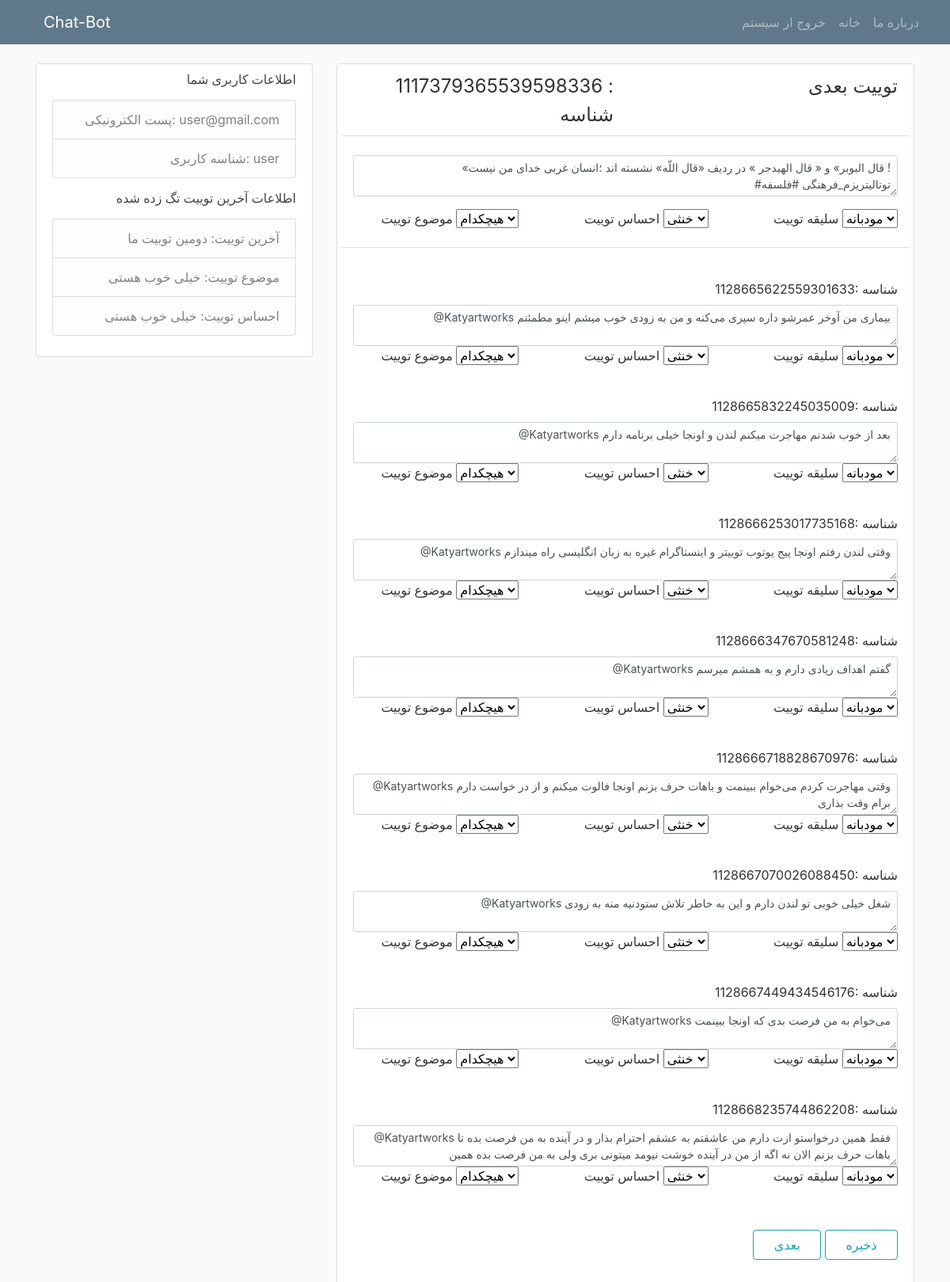
Screenshot of /home (signed in) with the database file from the repository.
### chat_bot_package/database_tables.py (models this page shows, shortened)
class User(db.Model, UserMixin):
    __table_args__ = {'extend_existing': True}
    id = db.Column(db.BigInteger, primary_key=True)
    username = db.Column(db.String(20), unique=True, nullable=False)
    email = db.Column(db.String(120), unique=True, nullable=False)
    password = db.Column(db.String(120), nullable=False)
    replies = db.relationship('ReplyTweetTagger', backref='reply_tagger', lazy=True)
    tweets = db.relationship('MainTweetTagger', backref='tweet_tagger', lazy=True)

class MainTweet(db.Model):
    __table_args__ = {'extend_existing': True}
    tweeter_id = db.Column(db.BigInteger, primary_key=True)
    tweet = db.Column(db.String(300), nullable=False)
    replies = db.relationship('ReplyTweet', backref='reply', lazy=True)
    tagger_user = db.relationship('MainTweetTagger', backref='tagger_user', lazy=True)

### chat_bot_package/app_routes.py (the view)
@app.route("/", methods=['GET', 'POST'])
@app.route("/home", methods=['GET', 'POST'])
@login_required
def home():
    form = TweetForm()
    if form.validate_on_submit():
        if form.submit.data:
            main_tweet_tagger = MainTweetTagger(sentiment=form.tweet_sentiment.data, topic=form.tweet_topic.data,
                                                user_id=current_user.id, style=form.tweet_style.data,
                                                id_main=form.id.data)
            db.session.add(main_tweet_tagger)
            db.session.commit()
            for fr in form.replies:
                reply_tweet_tagger = ReplyTweetTagger(sentiment=fr.reply_sentiment.data, topic=fr.reply_topic.data,
                                                      user_id=current_user.id, style=fr.reply_style.data,
                                                      id_reply=fr.tweeter_id.data)
                db.session.add(reply_tweet_tagger)
                db.session.commit()
            flash(f' توییت با شناسه {form.id.data} ذخیره شد ', 'success')
            return redirect(url_for('home'))
        else:
            main_tweet_tagger = MainTweetTagger(sentiment='next', topic='next',
                                                user_id=current_user.id, style='next',
                                                id_main=form.id.data)
            db.session.add(main_tweet_tagger)
            db.session.commit()
            for fr in form.replies:
                reply_tweet_tagger = ReplyTweetTagger(sentiment='next', topic='next',
                                                      user_id=current_user.id, style='next',
                                                      id_reply=fr.tweeter_id.data)
                db.session.add(reply_tweet_tagger)
                db.session.commit()
            flash(f' نمایش توییت بعدی ', 'info')
            return redirect(url_for('home'))
    else:
        tweets_all = db.session.query(MainTweet, MainTweetTagger).outerjoin(MainTweetTagger,
                                      (MainTweet.tweeter_id == MainTweetTagger.id_main) &
                                      (MainTweetTagger.user_id == current_user.id)).all()
        user_tweeter_id = None
        user_tweet_text = None
        for tweet in tweets_all:
            if tweet[1] is None:
                user_tweeter_id = tweet[0].tweeter_id
                user_tweet_text = tweet[0].tweet
                break
        form.id.data = user_tweeter_id
        form.tweet_content.data = user_tweet_text
        reply_tweets = ReplyTweet.query.filter_by(tweet_id=user_tweeter_id).all()
        for reply_tweet in reply_tweets:
            reply = ReplyForm()
            reply.tweeter_id = str(reply_tweet.tweeter_id)
            reply.reply_content.data = reply_tweet.reply_tweet
            reply.reply_sentiment.data = sentiments
            reply.reply_topic.data = tweet_titles
            reply.id_backup.data = str(reply_tweet.tweeter_id)
            form.replies.append_entry(reply)
        return render_template("home.html", tweets=tweets, title=CONFIG['general_info']['title'],
                               nav_bar=CONFIG['nav_bar'],
                               side_bar=CONFIG['sidebar'], tweet_titles=tweet_titles, sentiments=sentiments,
                               style=styles,
                               app_buttons=CONFIG['buttons'], form=form)

### chat_bot_package/all_froms.py
class TweetForm(FlaskForm):
    id = HiddenField('شناسه', validators=[DataRequired()])
    tweet_content = TextAreaField('توییت بعدی', validators=[DataRequired()])
    tweet_topic = SelectField(' موضوع توییت', choices=TOPIC_CHOICES)
    tweet_sentiment = SelectField(' احساس توییت', choices=SENTIMENT_CHOICES)
    tweet_style = SelectField('سلیقه توییت', choices=STYLE_CHOICES)
    replies = FieldList(FormField(ReplyForm), min_entries=0)
    submit = SubmitField(BUTTONS['save'])
    next = SubmitField(BUTTONS['reject'])

class ReplyForm(Form):
    tweeter_id = HiddenField('شناسه')
    reply_content = TextAreaField('ریتوییت')
    reply_topic = SelectField(' موضوع توییت', choices=TOPIC_CHOICES)
    reply_sentiment = SelectField(' احساس توییت', choices=SENTIMENT_CHOICES)
    reply_style = SelectField(' سلیقه توییت', choices=STYLE_CHOICES)
    id_backup = StringField()

### chat_bot_package/database_tables.py (called while the page is built)
@login_manager.user_loader
def load_user(user_id):
    return User.query.get(int(user_id))

### chat_bot_package/templates/home.html (shortened to what this page needs)
{% extends "layout.html"%}
{%block content%}
    <div class="content-section">
        <form method="POST" action="">
            <fieldset class="form-group">
                <div class="row">
                    <legend class="border-bottom mb-4 col-sm">
                        {{form.id.data}} :{{form.id.label}}
                    </legend>
                    <legend class="border-bottom mb-4 col-sm text-right">
                        {{form.tweet_content.label}}
                    </legend>
                </div>
                <div class="form-group">
                    {% if form.tweet_content.errors %}
                        {{ form.tweet_content(class="form-control form-control-lg is-invalid") }}
                        <div class="invalid-feedback">
                            {% for error in form.tweet_content.errors %}
                                <span>
                                    {{error}}
                                </span>
                            {% endfor %}
                        </div>
                    {% else %}
                        {{ form.tweet_content(class="form-control form-control-sm text-right") }}
                    {% endif %}
                </div>
                <div class="form-group row">
                    <div class="col-sm dropdown">
                        {{ form.tweet_topic.label(class="form-control-label ") }}
                        {{ form.tweet_topic(class="dropdown")}}
                    </div>
                    <div class="col-sm dropdown">
                        {{ form.tweet_sentiment.label(class="form-control-label ") }}
                        {{ form.tweet_sentiment(class="dropdown")}}
                    </div>
                    <div class="col-sm dropdown">
                        {{ form.tweet_style.label(class="form-control-label ") }}
                        {{ form.tweet_style(class="dropdown")}}
                    </div>
                </div>
                <div class="form-group row">
                    <legend class="border-bottom mb-4 col-sm text-right">
                    </legend>
                </div>
                <div class="form-group">
                 {% for field in form.replies %}
                    {% if field.reply_content.errors %}
                        {{ field.tweet_content(class="form-control form-control-lg") }}
                        <div class="invalid-feedback">
                            {% for error in field.tweet_content.errors %}
                                <span>
                                    {{error}}
                                </span>
                            {% endfor %}
                        </div>
                    {% else %}
                        {{field.tweeter_id.data}}: {{field.tweeter_id.label}}
                        {{ field.reply_content.data(class="form-control form-control-sm text-right") }}
                    {% endif %}
                    <div class="row form-group">
                        <div class="col-sm dropdown form-group">
                            {{ field.reply_topic.label(class="form-control-label ") }}
                            {{ field.reply_topic(class="dropdown")}}
                        </div>
                        <div class="col-sm dropdown form-group">
                            {{ field.reply_sentiment.label(class="form-control-label ") }}
                            {{ field.reply_sentiment(class="dropdown")}}
                        </div>
                        <div class="col-sm dropdown form-group">
                            {{ field.reply_style.label(class="form-control-label ") }}
                            {{ field.reply_style(class="dropdown")}}
                        </div>
                    </div>
                {% endfor %}
                </div>
            </fieldset>
            <div class="form-group row">
                <div class="form-group col-sm">
                    {{ form.next(class="btn btn-outline-info") }}
                    {{ form.submit(class="btn btn-outline-info") }}
                </div>
            </div>
        </form>
    </div>
{% endblock content %}

### chat_bot_package/templates/layout.html (shortened to what this page needs)
<!DOCTYPE html>
<html lang="en">
<head>
    <link rel="stylesheet" href="https://stackpath.bootstrapcdn.com/bootstrap/4.3.1/css/bootstrap.min.css">
    <link rel="stylesheet" type="text/css" href="{{url_for('static', filename='main.css')}}">
</head>
<body>
      <nav class="navbar navbar-expand-md navbar-dark bg-steel fixed-top">
        <div class="container-fluid">
          <a class="navbar-brand ml-4" href="/">{{nav_bar.web_page}}</a>
          <div class="collapse navbar-collapse" id="navbarToggle">
            <div class="navbar-nav ml-auto">
                {% if current_user.is_authenticated %}
                    <a class="nav-item nav-link" href="{{url_for('logout')}}">{{nav_bar.logout}}</a>
                {% else %}
                    <a class="nav-item nav-link" href="{{url_for('login')}}">{{nav_bar.login}}</a>
                    <a class="nav-item nav-link" href="{{url_for('register')}}">{{nav_bar.register}}</a>
                {% endif %}
              <a class="nav-item nav-link" href="{{url_for('home')}}">{{nav_bar.home}}</a>
              <a class="nav-item nav-link" href="{{url_for('about')}}">{{nav_bar.about}}</a>
            </div>
          </div>
        </div>
      </nav>
    <main role="main" class="container">
      <div class="row">
        <div class="col-md-4">
            <div class="content-section text-right">
                <h6>{{side_bar.personal_info}}</h6>
                <p class='text-muted'>
                  <ul class="list-group text-right">
                    <li class="list-group-item list-group-item-light text-right">{{side_bar.email_address}}: {{current_user.email}}</li>
                    <li class="list-group-item list-group-item-light text-right">{{side_bar.username}}: {{current_user.username}}</li>
                  </ul>
                </p>
                <h6>{{side_bar.tag}}</h6>
                <p class='text-muted'>
                  <ul class="list-group ">
                    <li class="list-group-item list-group-item-light text-right ">{{side_bar.last_tweet}}: {{tweets[-1].text}}</li>
                    <li class="list-group-item list-group-item-light text-right">{{side_bar.tweet_title}}: {{tweets[-1].replies[-1]}}</li>
                    <li class="list-group-item list-group-item-light text-right">{{side_bar.tweet_sentiment}}: {{tweets[-1].replies[-1]}}</li>
                  </ul>
                </p>
          </div>
        </div>
        <div class="col-md-8 text-right">
          {% block content %}{% endblock %}
        </div>
      </div>
    </main>
</body>
</html>

### chat_bot_package/static/main.css (style rules this page uses)
body { background: #fafafa; color: #333333; margin-top: 5rem; }
h1, h2, h3, h4, h5, h6 { color: #444444; }
.bg-steel { background-color: #5f788a; }
.content-section { background: #ffffff; padding: 10px 20px; border: 1px solid #dddddd; border-radius: 3px; margin-bottom: 20px; }

### rows the page displays
User: email "user@gmail.com", username "user"
MainTweet: id.data "1117379365539598336"

### other values shown
{{ nav_bar.web_page }} "Chat-Bot"
{{ nav_bar.logout }} "خروج از سیستم"
{{ nav_bar.home }} "خانه"
{{ nav_bar.about }} "درباره ما"
{{ side_bar.personal_info }} "اطلاعات کاربری شما"
{{ side_bar.email_address }} "پست الکترونیکی"
{{ side_bar.username }} "شناسه کاربری"
{{ side_bar.tag }} "اطلاعات آخرین توییت تگ زده شده"
{{ side_bar.last_tweet }} "آخرین توییت"
{{ tweets[-1].text }} "دومین توییت ما"
{{ side_bar.tweet_title }} "موضوع توییت"
{{ tweets[-1].replies[-1] }} "خیلی خوب هستی"
{{ side_bar.tweet_sentiment }} "احساس توییت"
{{ field.tweeter_id.data }} "1128665622559301633" "1128665832245035009" "1128666253017735168" "1128666347670581248" "1128666718828670976" "1128667070026088450" "1128667449434546176" "1128668235744862208"
{{ field.tweeter_id.label }} "شناسه" "شناسه" "شناسه" "شناسه" "شناسه" "شناسه" "شناسه" "شناسه"
